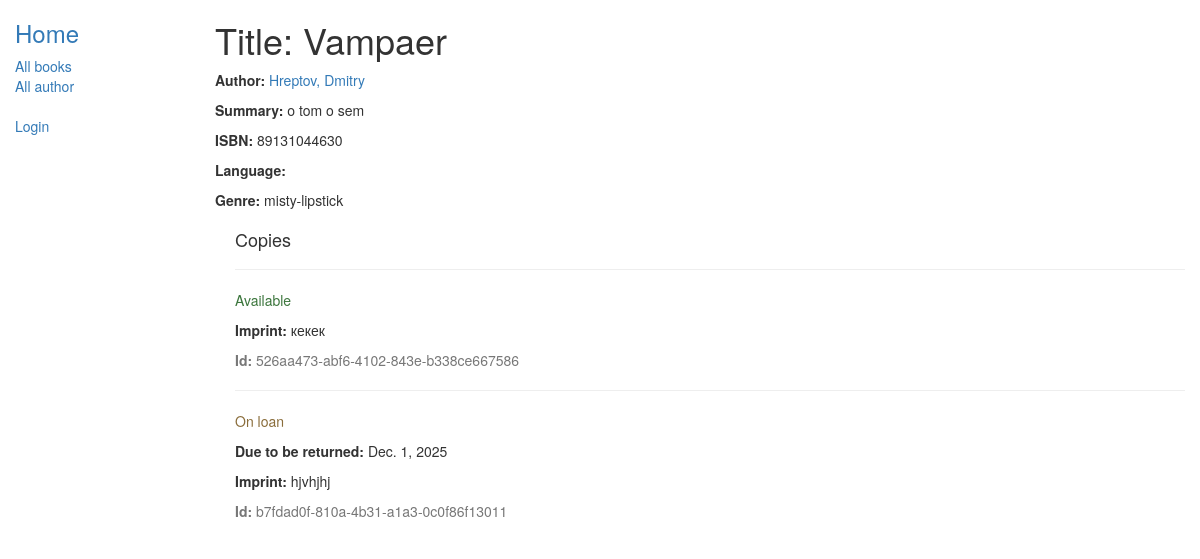
The page /catalog/book/1 on the database as committed earlier.
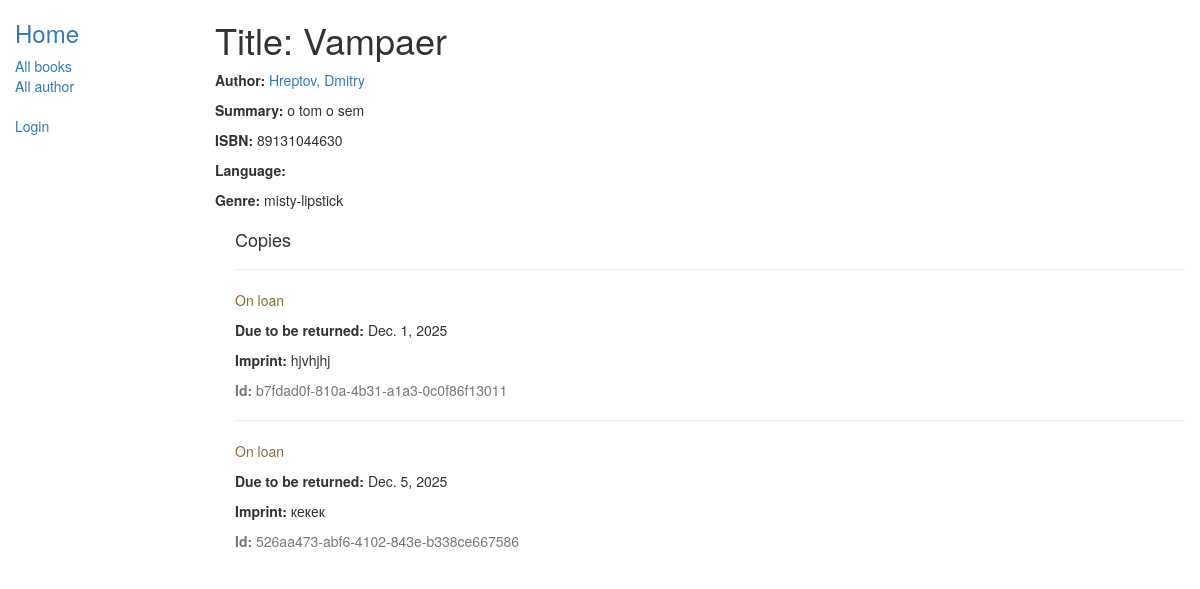
The same page on the database as committed later.
### catalog/models.py (models this page shows, shortened)
class Genre(models.Model):
    name = models.CharField(max_length=200, help_text="Enter a book genre (e.g. Science Fiction, French Poetry etc.)")
    def __str__(self):
        return self.name

class BookInstance(models.Model):
    id = models.UUIDField(primary_key=True, default=uuid.uuid4, help_text="Unique ID for this particular book across whole library")
    book = models.ForeignKey('Book', on_delete=models.SET_NULL, null=True)
    imprint = models.CharField(max_length=200)
    due_back = models.DateField(null=True, blank=True)
    borrower = models.ForeignKey(User, on_delete=models.SET_NULL, null=True, blank=True)
    LOAN_STATUS = (
        ('m', 'Maintenance'),
        ('o', 'On loan'),
        ('a', 'Available'),
        ('r', 'Reserved'),
    )
    status = models.CharField(max_length=1, choices=LOAN_STATUS, blank=True, default='m', help_text='Book availability')
    class Meta:
        ordering = ["due_back"]
        permissions = (("can_mark_returned", "Set book as returned"),)

### catalog/views.py (the view)
# urls.py: path('book/<int:pk>', views.BookDetailView.as_view(), name='book-detail'),
class BookDetailView(generic.DetailView):
    model = Book
    paginate_by = 10

### catalog/models.py (called while the page is built)
    def __str__(self):
        return '%s, %s' % (self.last_name, self.first_name)

### catalog/templates/catalog/book_detail.html (shortened to what this page needs)
{% extends "base_generic.html" %}
{% block content %}
  <h1>Title: {{ book.title }}
  </h1>
  <p><strong>Author:</strong> <a href="{% url 'author-detail' book.author.pk %}">{{ book.author }}</a></p>
  <p><strong>Summary:</strong> {{ book.summary }}</p>
  <p><strong>ISBN:</strong> {{ book.isbn }}</p>
  <p><strong>Language:</strong> {{ book.language }}</p>
  <p><strong>Genre:</strong> {% for genre in book.genre.all %} {{ genre }}{% if not forloop.last %}, {% endif %}{% endfor %}</p>
  <div style="margin-left:20px;margin-top:20px">
    <h4>Copies</h4>
    {% for copy in book.bookinstance_set.all %}
    <hr>
    <p class="{% if copy.status == 'a' %}text-success{% elif copy.status == 'd' %}text-danger{% else %}text-warning{% endif %}">{{ copy.get_status_display }}</p>
    {% if copy.status != 'a' %}<p><strong>Due to be returned:</strong> {{copy.due_back}}</p>{% endif %}
    <p><strong>Imprint:</strong> {{copy.imprint}}</p>
    <p class="text-muted"><strong>Id:</strong> {{copy.id}}</p>
    {% endfor %}
  </div>
{% endblock %}

Rows that differ between the two databases and show on the page:
shown differently, row unchanged: BookInstance "Dec. 1, 2025": moves up the list
changed BookInstance "кекек": status "Available" → "On loan"; due_back (not shown) → "Dec. 5, 2025"
